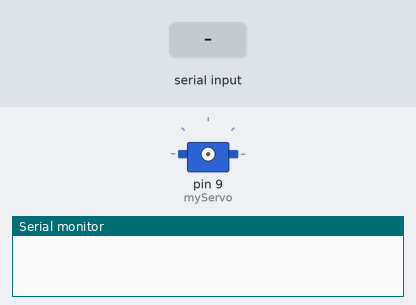
The program below on a simulated Arduino Uno, built with avr-gcc and run on an emulated ATmega328P. Parts: servo, the last lines printed to the serial monitor. The test bench sets the inputs (shaded band).

Above: at 1.0 s.
1.1 s: "90,45\n" received over Serial
At 2.3 s:
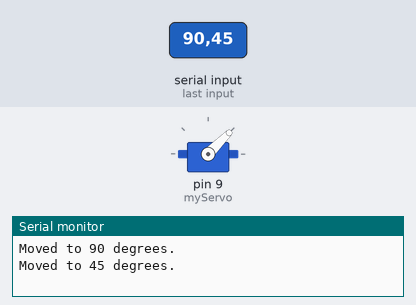
2.7 s: "30,150\n" received over Serial
At 3.5 s:
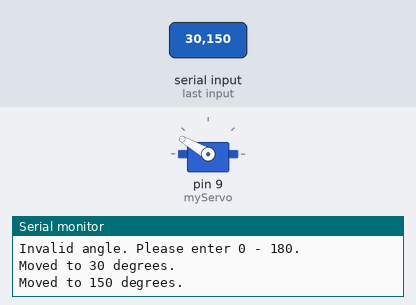
4.3 s: "5\n" received over Serial
At 4.7 s:
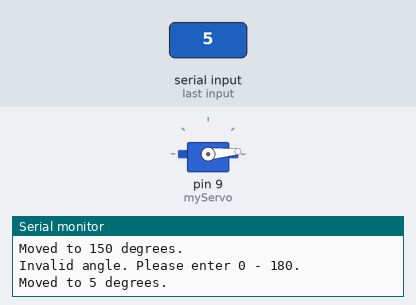
5.8 s: "90\n" received over Serial
At 7.1 s:
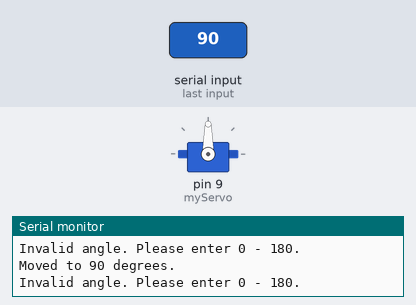
Timing chart, 0 to 8.3 s (numbered marks = the images above; inputs shaded):
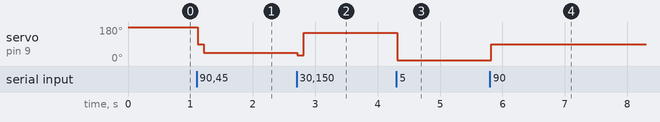

Measured:
- after the input at 1.1 s, servo on pin 9 (myServo): 180° → 90° at once, → 45° 0.10 s later
- after the input at 2.7 s, servo on pin 9 (myServo): 45° → 30° at once, → 150° 0.10 s later
- after the input at 4.3 s, servo on pin 9 (myServo): 150° → 5° at once
- after the input at 5.8 s, servo on pin 9 (myServo): 5° → 90° at once

The program:

main.cpp
```cpp
#include <Arduino.h>  // เรียกใช้ไลบรารี Arduino
#include <Servo.h>  // เรียกใช้ไลบรารี Servo

Servo myServo;      // สร้างอ็อบเจกต์ servo
int angle = 0;      // ตัวแปรเก็บองศาที่ต้องการ

// ฟังก์ชัน
extern void Serial_read();

void setup() {

  Serial.begin(9600);      // เริ่ม serial communication ที่ความเร็ว 9600 bps
  while(!Serial.available());

  myServo.attach(9);       // กำหนดขา D9 ให้ควบคุม servo
  myServo.write(180);
  Serial.print("Set deploy angle to 180 degrees.");
  Serial.println("Enter angle (0 - 180):");  // แสดงข้อความแนะนำ
}

void loop() {
  Serial_read();
  delay(100);  // หน่วงเวลาเล็กน้อยเพื่อหลีกเลี่ยงการอ่านข้อมูลซ้ำซ้อน
}

void Serial_read() {
  if (Serial.available()) {         // ถ้ามีข้อมูลที่รับเข้ามาใน serial
    angle = Serial.parseInt();      // อ่านตัวเลขจาก serial
    if (angle > 0 && angle <= 180) {
      myServo.write(angle);         // สั่ง servo หมุนไปยังองศานั้น
      Serial.print("Moved to ");
      Serial.print(angle);
      Serial.println(" degrees.");
    } else {
      Serial.println("Invalid angle. Please enter 0 - 180.");
    }
  }
  else if(angle == -1){
    myServo.write(0);
    Serial.println("Deployed to 0 degrees.");
    angle = 0;
  }
}
```
